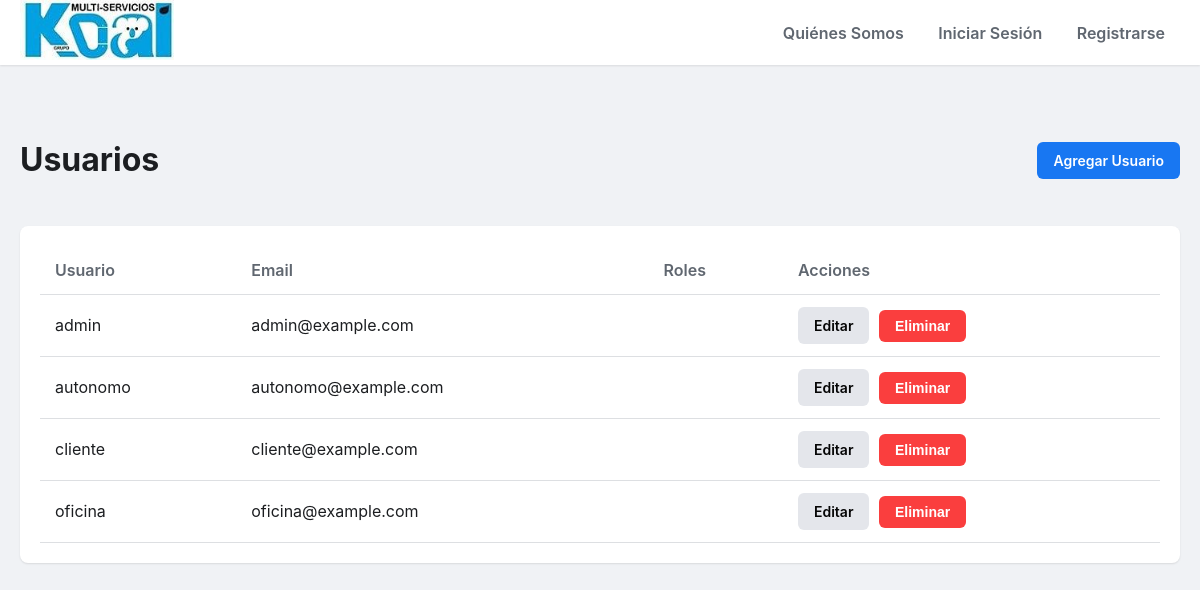
Page /users/ (signed in) on the committed database.
### tables this page shows
CREATE TABLE users (
  id INTEGER PRIMARY KEY AUTOINCREMENT,
  username TEXT NOT NULL UNIQUE,
  password_hash TEXT NOT NULL,
  role TEXT, -- This will store the role code (e.g., 'admin', 'cliente')
  nombre TEXT,
  telefono TEXT,
  email TEXT,
  nif TEXT,
  created_at TEXT DEFAULT CURRENT_TIMESTAMP
);

### backend/users.py (the view)
@bp.route('/')
@login_required
def list_users():
    db = get_db()
    users = db.execute(
        '''
        SELECT
            u.id, u.username, u.email, u.nombre, u.telefono, u.nif,
            GROUP_CONCAT(r.code) AS roles_codes
        FROM users u
        LEFT JOIN user_roles ur ON u.id = ur.user_id
        LEFT JOIN roles r ON ur.role_id = r.id
        GROUP BY u.id, u.username, u.email, u.nombre, u.telefono, u.nif
        ORDER BY u.username
        '''
    ).fetchall()
    return render_template('users/list.html', users=users)

### backend/auth.py (called while the page is built)
@bp.before_app_request
def load_logged_in_user():
    user_id = session.get('user_id')
    if user_id is None:
        g.user = None
    else:
        db = get_db()
        g.user = db.execute(
            'SELECT * FROM users WHERE id = ?', (user_id,)
        ).fetchone()

def login_required(view):
    @functools.wraps(view)
    def wrapped_view(**kwargs):
        if g.user is None:
            return redirect(url_for('auth.login'))
        return view(**kwargs)
    return wrapped_view

### backend/db.py (called while the page is built)
def get_db():
    if "db" not in g:
        try:
            path = current_app.config["DATABASE"]
            os.makedirs(os.path.dirname(path), exist_ok=True)
            g.db = sqlite3.connect(path, detect_types=sqlite3.PARSE_DECLTYPES)
            g.db.row_factory = sqlite3.Row
        except sqlite3.Error as e:
            print(f"ERROR: Could not connect to database in get_db: {e}")
            import traceback
            traceback.print_exc()
            g.db = None # Set g.db to None to avoid repeated attempts
            return None # Return None to indicate failure
    return g.db

### templates/users/list.html (shortened to what this page needs)
{% extends "base.html" %}
{% block content %}
    <div class="content-header">
        <h1>Usuarios</h1>
        <a href="{{ url_for('users.add_user') }}" class="btn btn-primary">Agregar Usuario</a>
    </div>
    <div class="table-container">
        <table>
            <thead>
                <tr>
                    <th>Usuario</th>
                    <th>Email</th>
                    <th>Roles</th>
                    <th>Acciones</th>
                </tr>
            </thead>
            <tbody>
                {% for user in users %}
                <tr>
                    <td>{{ user['username'] }}</td>
                    <td>{{ user['email'] }}</td>
                    <td>{{ user['roles'] or '' }}</td>
                    <td class="actions">
                        <a href="{{ url_for('users.edit_user', user_id=user['id']) }}" class="btn btn-secondary">Editar</a>
                        <form action="{{ url_for('users.delete_user', user_id=user['id']) }}" method="post" style="display:inline;">
                            <button type="submit" class="btn btn-danger" onclick="return confirm('¿Estás seguro de que quieres eliminar este usuario?');">Eliminar</button>
                        </form>
                    </td>
                </tr>
                {% else %}
                <tr>
                    <td colspan="4">No hay usuarios registrados.</td>
                </tr>
                {% endfor %}
            </tbody>
        </table>
    </div>
{% endblock %}

### static/style.css (style rules this page uses)
body { font-family: -apple-system, BlinkMacSystemFont, "Segoe UI", Roboto, "Helvetica Neue", Arial, sans-serif; background-color: #f0f2f5; color: #1c1e21; line-height: 1.5; margin: 0; padding: 0; }
.content-header { display: flex; justify-content: space-between; align-items: center; margin-bottom: 20px; }
.btn { padding: 8px 16px; border: none; border-radius: 6px; cursor: pointer; font-size: 14px; font-weight: 600; text-decoration: none; display: inline-block; text-align: center; }
.btn-primary { background-color: #1877f2; color: #fff; }
.btn-secondary { background-color: #e4e6eb; color: #050505; }
.btn-danger { background-color: #fa3e3e; color: #fff; }
.table-container { background: #fff; padding: 20px; border-radius: 8px; box-shadow: 0 1px 2px rgba(0,0,0,0.1); }
table { width: 100%; border-collapse: collapse; }
th, td { text-align: left; padding: 12px 15px; border-bottom: 1px solid #dddfe2; }
thead th { font-weight: 600; color: #606770; }
.actions .btn { margin-right: 5px; }

### rows in the picture
users: username "admin", email "admin@example.com"
users: username "autonomo", email "autonomo@example.com"
users: username "cliente", email "cliente@example.com"
users: username "oficina", email "oficina@example.com"
